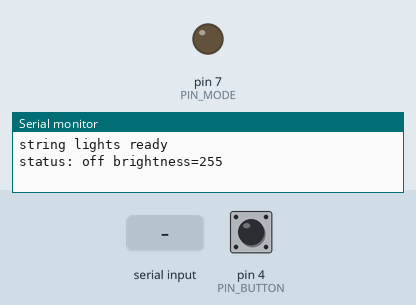
The sketch below on a simulated Arduino Uno, built with avr-gcc and run on an emulated ATmega328P. Shown: output pins drawn as LEDs (lit = HIGH), the last lines printed to the serial monitor. Inputs (shaded band) come from the test bench; at power-on: pin 4 (PIN_BUTTON) HIGH. Pins used as bus, display or sensor lines are not drawn.

Above: at 1.2 s.
1.3 s: pin 4 (PIN_BUTTON) pulled LOW for 0.15 s
2.9 s: "mode\n" received over Serial
At 2.96 s:
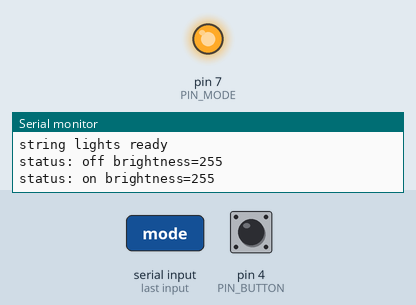
4.5 s: "dim \n" received over Serial
6.0 s: pin 4 (PIN_BUTTON) pulled LOW for 3.2 s
At 9.8 s:
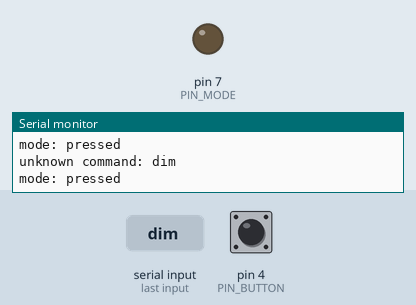
10.8 s: "90,45\n" received over Serial
Timing chart, 0 to 13.3 s (numbered marks = the images above; inputs shaded):
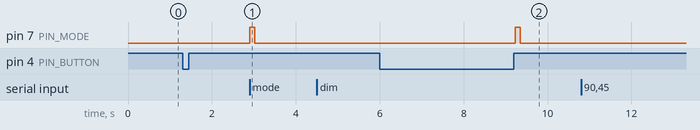

The sketch:

v1.1_basic_ir-fix.ino
```cpp
/*
 * String light controller (Uno R3)
 *
 * Replaces the 3xAAA pack. Lights can be controlled by:
 *   1. IR remote from the RexQualis kit (OK = on/off, RIGHT = next mode,
 *      UP/DOWN = brighter/dimmer)
 *   2. A local push button (short press = on/off, long press = next mode)
 *   3. Serial commands over USB at 9600 baud, newline-terminated:
 *        on | off | toggle | mode | dim <0-255> | status
 *      This is how a PC, Pi or Home Assistant drives it later.
 *
 * Wiring (parts are all from the two kits):
 *
 *   POWER (low-side switch, PN2222):
 *     Uno 5V --> 1N4007 anode, cathode --> battery box (+)   (diode drops ~0.7V, so ~4.3V like fresh AAAs)
 *     battery box (-) --> PN2222 collector
 *     PN2222 emitter --> Uno GND
 *     Uno D9 --> 1k resistor --> PN2222 base
 *     Leave the original rocker switch ON.
 *
 *   MODE BUTTON (only if the box has a mode/timer button, via 4N35 optocoupler):
 *     Uno D7 --> 220 ohm --> 4N35 pin 1 (anode), 4N35 pin 2 --> GND
 *     4N35 pin 5 (collector) --> button leg that measures HIGHER voltage
 *     4N35 pin 4 (emitter)   --> other button leg
 *
 *   LOCAL BUTTON: one leg to D4, other leg to GND (internal pullup used)
 *   IR RECEIVER: OUT/S --> D2, VCC --> 5V, GND --> GND
 *
 * Dimming: PWM on D9 only works if the string has NO controller chip
 * (plain rocker, no modes). If the box has a chip, PWM will reset it or
 * flicker, so set ENABLE_DIMMING to false.
 *
 * Needs the "IRremote" library (v4.x) from the Library Manager.
 */

#include <IRremote.hpp>

// ---------------- pins ----------------
const int PIN_IR      = 2;
const int PIN_BUTTON  = 4;
const int PIN_MODE    = 7;   // 4N35 LED (fake button press)
const int PIN_POWER   = 9;   // PN2222 base, PWM-capable

// ---------------- settings ----------------
const bool ENABLE_IR           = false;  // true only when an IR receiver is wired to D2
const bool ENABLE_DIMMING      = true;   // false if the box has a controller chip
const unsigned long PRESS_MS   = 120;    // how long to "hold" the mode button
const unsigned long LONG_MS    = 700;    // local button long-press threshold
const unsigned long DEBOUNCE_MS = 30;
const int DIM_STEP             = 32;

// IR command codes for the common 17-key kit remote (NEC protocol).
// If yours differ, press a key and read the code printed on Serial.
const uint8_t IR_OK    = 0x1C;
const uint8_t IR_RIGHT = 0x5A;
const uint8_t IR_UP    = 0x18;
const uint8_t IR_DOWN  = 0x52;

// ---------------- state ----------------
bool lightsOn = false;
int brightness = 255;

// ---------------- outputs ----------------
void applyPower() {
  if (!lightsOn) {
    digitalWrite(PIN_POWER, LOW);
  } else if (ENABLE_DIMMING) {
    analogWrite(PIN_POWER, brightness);
  } else {
    digitalWrite(PIN_POWER, HIGH);
  }
}

void setLights(bool on) {
  lightsOn = on;
  applyPower();
  printStatus();
}

void setBrightness(int value) {
  brightness = constrain(value, 0, 255);
  applyPower();
  printStatus();
}

// Pulses the optocoupler so the original controller sees a button press.
void pressModeButton() {
  if (!lightsOn) return;  // controller has no power when off
  digitalWrite(PIN_MODE, HIGH);
  delay(PRESS_MS);
  digitalWrite(PIN_MODE, LOW);
  Serial.println(F("mode: pressed"));
}

void printStatus() {
  Serial.print(F("status: "));
  Serial.print(lightsOn ? F("on") : F("off"));
  Serial.print(F(" brightness="));
  Serial.println(brightness);
}

// ---------------- inputs ----------------
void handleSerial() {
  if (!Serial.available()) return;
  String cmd = Serial.readStringUntil('\n');
  cmd.trim();
  cmd.toLowerCase();

  if (cmd == "on")            setLights(true);
  else if (cmd == "off")      setLights(false);
  else if (cmd == "toggle")   setLights(!lightsOn);
  else if (cmd == "mode")     pressModeButton();
  else if (cmd == "status")   printStatus();
  else if (cmd.startsWith("dim ")) setBrightness(cmd.substring(4).toInt());
  else if (cmd.length() > 0) {
    Serial.print(F("unknown command: "));
    Serial.println(cmd);
  }
}

void handleIR() {
  if (!ENABLE_IR || !IrReceiver.decode()) return;

  // Ignore noise: unknown protocols decode as junk (code 0x0)
  if (IrReceiver.decodedIRData.protocol == UNKNOWN) {
    IrReceiver.resume();
    return;
  }

  bool isRepeat = IrReceiver.decodedIRData.flags & IRDATA_FLAGS_IS_REPEAT;
  uint8_t code = IrReceiver.decodedIRData.command;
  IrReceiver.resume();

  if (code == IR_UP)        setBrightness(brightness + DIM_STEP);  // repeats allowed
  else if (code == IR_DOWN) setBrightness(brightness - DIM_STEP);
  else if (isRepeat)        return;                                // ignore held keys
  else if (code == IR_OK)   setLights(!lightsOn);
  else if (code == IR_RIGHT) pressModeButton();
  else {
    Serial.print(F("ir: unmapped code 0x"));
    Serial.println(code, HEX);
  }
}

void handleButton() {
  static bool lastReading = HIGH;
  static bool stableState = HIGH;
  static unsigned long lastChange = 0;
  static unsigned long pressedAt = 0;

  bool reading = digitalRead(PIN_BUTTON);
  if (reading != lastReading) {
    lastChange = millis();
    lastReading = reading;
  }
  if (millis() - lastChange < DEBOUNCE_MS || reading == stableState) return;

  stableState = reading;
  if (stableState == LOW) {
    pressedAt = millis();                       // pressed
  } else {
    unsigned long held = millis() - pressedAt;  // released
    if (held >= LONG_MS) pressModeButton();
    else setLights(!lightsOn);
  }
}

// ---------------- main ----------------
void setup() {
  pinMode(PIN_POWER, OUTPUT);
  pinMode(PIN_MODE, OUTPUT);
  pinMode(PIN_BUTTON, INPUT_PULLUP);
  digitalWrite(PIN_POWER, LOW);
  digitalWrite(PIN_MODE, LOW);

  Serial.begin(9600);
  if (ENABLE_IR) {
    IrReceiver.begin(PIN_IR, DISABLE_LED_FEEDBACK);
  }
  Serial.println(F("string lights ready"));
  printStatus();
}

void loop() {
  handleSerial();
  handleIR();
  handleButton();
}
```

Measured:
- after the input at 2.9 s, pin 7 (PIN_MODE): LOW → HIGH at once, → LOW 0.12 s later
- after the input at 6.0 s, pin 7 (PIN_MODE): LOW → HIGH after 3.2 s, → LOW 0.12 s later
